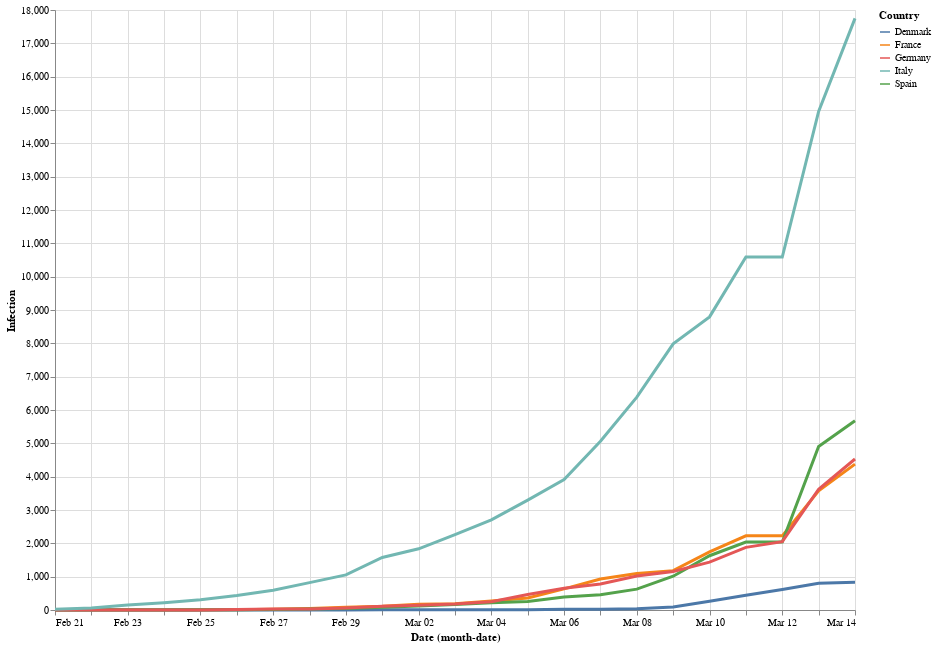

The notebook cell saved with this chart:
### Code cell
import altair as alt

okay = alt.Chart(new_frame,width=800, height=600).mark_line().encode(
    x='monthdate(Date):T',
    y='Infection',
    size=alt.value(3),
    color = "Country"
)#.interactive()
okay

### Figure 1 — Vega-Lite specification as saved in the notebook (floating-point values rounded to 4 significant figures)
{"config": {"view": {"continuousWidth": 400, "continuousHeight": 300}}, "data": {"name": "data-ea656ec6eba18789fd72cffe5c384688"}, "mark": "line", "encoding": {"color": {"type": "nominal", "field": "Country"}, "size": {"value": 3}, "x": {"type": "temporal", "field": "Date", "timeUnit": "monthdate"}, "y": {"type": "quantitative", "field": "Infection"}}, "height": 600, "width": 800, "$schema": "https://vega.github.io/schema/vega-lite/v4.0.2.json", "datasets": {"data-ea656ec6eba18789fd72cffe5c384688": [{"Country": "France", "Date": "2/21/2020", "Infection": 7}, {"Country": "Denmark", "Date": "2/21/2020", "Infection": 0}, {"Country": "Spain", "Date": "2/21/2020", "Infection": 0}, {"Country": "Germany", "Date": "2/21/2020", "Infection": 2}, {"Country": "Italy", "Date": "2/21/2020", "Infection": 19}, {"Country": "France", "Date": "2/22/2020", "Infection": 7}, {"Country": "Denmark", "Date": "2/22/2020", "Infection": 0}, {"Country": "Spain", "Date": "2/22/2020", "Infection": 0}, {"Country": "Germany", "Date": "2/22/2020", "Infection": 2}, {"Country": "Italy", "Date": "2/22/2020", "Infection": 59}, {"Country": "France", "Date": "2/23/2020", "Infection": 7}, {"Country": "Denmark", "Date": "2/23/2020", "Infection": 0}, {"Country": "Spain", "Date": "2/23/2020", "Infection": 0}, {"Country": "Germany", "Date": "2/23/2020", "Infection": 2}, {"Country": "Italy", "Date": "2/23/2020", "Infection": 150}, {"Country": "France", "Date": "2/24/2020", "Infection": 7}, {"Country": "Denmark", "Date": "2/24/2020", "Infection": 0}, {"Country": "Spain", "Date": "2/24/2020", "Infection": 0}, {"Country": "Germany", "Date": "2/24/2020", "Infection": 2}, {"Country": "Italy", "Date": "2/24/2020", "Infection": 221}, {"Country": "France", "Date": "2/25/2020", "Infection": 2}, {"Country": "Denmark", "Date": "2/25/2020", "Infection": 0}, {"Country": "Spain", "Date": "2/25/2020", "Infection": 4}, {"Country": "Germany", "Date": "2/25/2020", "Infection": 3}, {"Country": "Italy", "Date": "2/25/2020", "Infection": 311}, {"Country": "France", "Date": "2/26/2020", "Infection": 5}, {"Country": "Denmark", "Date": "2/26/2020", "Infection": 0}, {"Country": "Spain", "Date": "2/26/2020", "Infection": 11}, {"Country": "Germany", "Date": "2/26/2020", "Infection": 12}, {"Country": "Italy", "Date": "2/26/2020", "Infection": 438}, {"Country": "France", "Date": "2/27/2020", "Infection": 25}, {"Country": "Denmark", "Date": "2/27/2020", "Infection": 1}, {"Country": "Spain", "Date": "2/27/2020", "Infection": 13}, {"Country": "Germany", "Date": "2/27/2020", "Infection": 30}, {"Country": "Italy", "Date": "2/27/2020", "Infection": 593}, {"Country": "France", "Date": "2/28/2020", "Infection": 44}, {"Country": "Denmark", "Date": "2/28/2020", "Infection": 1}, {"Country": "Spain", "Date": "2/28/2020", "Infection": 30}, {"Country": "Germany", "Date": "2/28/2020", "Infection": 32}, {"Country": "Italy", "Date": "2/28/2020", "Infection": 821}, {"Country": "France", "Date": "2/29/2020", "Infection": 86}, {"Country": "Denmark", "Date": "2/29/2020", "Infection": 3}, {"Country": "Spain", "Date": "2/29/2020", "Infection": 43}, {"Country": "Germany", "Date": "2/29/2020", "Infection": 63}, {"Country": "Italy", "Date": "2/29/2020", "Infection": 1053}, {"Country": "France", "Date": "3/1/2020", "Infection": 116}, {"Country": "Denmark", "Date": "3/1/2020", "Infection": 4}, {"Country": "Spain", "Date": "3/1/2020", "Infection": 82}, {"Country": "Germany", "Date": "3/1/2020", "Infection": 114}, {"Country": "Italy", "Date": "3/1/2020", "Infection": 1577}, {"Country": "France", "Date": "3/2/2020", "Infection": 176}, {"Country": "Denmark", "Date": "3/2/2020", "Infection": 4}, {"Country": "Spain", "Date": "3/2/2020", "Infection": 118}, {"Country": "Germany", "Date": "3/2/2020", "Infection": 143}, {"Country": "Italy", "Date": "3/2/2020", "Infection": 1835}, {"Country": "France", "Date": "3/3/2020", "Infection": 188}, {"Country": "Denmark", "Date": "3/3/2020", "Infection": 6}, {"Country": "Spain", "Date": "3/3/2020", "Infection": 162}, {"Country": "Germany", "Date": "3/3/2020", "Infection": 180}, {"Country": "Italy", "Date": "3/3/2020", "Infection": 2263}, {"Country": "France", "Date": "3/4/2020", "Infection": 272}, {"Country": "Denmark", "Date": "3/4/2020", "Infection": 11}, {"Country": "Spain", "Date": "3/4/2020", "Infection": 218}, {"Country": "Germany", "Date": "3/4/2020", "Infection": 246}, {"Country": "Italy", "Date": "3/4/2020", "Infection": 2706}, {"Country": "France", "Date": "3/5/2020", "Infection": 362}, {"Country": "Denmark", "Date": "3/5/2020", "Infection": 11}, {"Country": "Spain", "Date": "3/5/2020", "Infection": 254}, {"Country": "Germany", "Date": "3/5/2020", "Infection": 466}, {"Country": "Italy", "Date": "3/5/2020", "Infection": 3296}, {"Country": "France", "Date": "3/6/2020", "Infection": 635}, {"Country": "Denmark", "Date": "3/6/2020", "Infection": 23}, {"Country": "Spain", "Date": "3/6/2020", "Infection": 393}, {"Country": "Germany", "Date": "3/6/2020", "Infection": 653}, {"Country": "Italy", "Date": "3/6/2020", "Infection": 3916}, {"Country": "France", "Date": "3/7/2020", "Infection": 929}, {"Country": "Denmark", "Date": "3/7/2020", "Infection": 23}, {"Country": "Spain", "Date": "3/7/2020", "Infection": 460}, {"Country": "Germany", "Date": "3/7/2020", "Infection": 781}, {"Country": "Italy", "Date": "3/7/2020", "Infection": 5061}, {"Country": "France", "Date": "3/8/2020", "Infection": 1098}, {"Country": "Denmark", "Date": "3/8/2020", "Infection": 36}, {"Country": "Spain", "Date": "3/8/2020", "Infection": 626}, {"Country": "Germany", "Date": "3/8/2020", "Infection": 1022}, {"Country": "Italy", "Date": "3/8/2020", "Infection": 6387}, {"Country": "France", "Date": "3/9/2020", "Infection": 1181}, {"Country": "Denmark", "Date": "3/9/2020", "Infection": 91}, {"Country": "Spain", "Date": "3/9/2020", "Infection": 1013}, {"Country": "Germany", "Date": "3/9/2020", "Infection": 1156}, {"Country": "Italy", "Date": "3/9/2020", "Infection": 7985}, {"Country": "France", "Date": "3/10/2020", "Infection": 1742}, {"Country": "Denmark", "Date": "3/10/2020", "Infection": 263}, {"Country": "Spain", "Date": "3/10/2020", "Infection": 1628}, {"Country": "Germany", "Date": "3/10/2020", "Infection": 1437}, {"Country": "Italy", "Date": "3/10/2020", "Infection": 8794}, {"Country": "France", "Date": "3/11/2020", "Infection": 2224}, {"Country": "Denmark", "Date": "3/11/2020", "Infection": 443}, {"Country": "Spain", "Date": "3/11/2020", "Infection": 2040}, {"Country": "Germany", "Date": "3/11/2020", "Infection": 1880}, {"Country": "Italy", "Date": "3/11/2020", "Infection": 10590}, {"Country": "France", "Date": "3/12/2020", "Infection": 2224}, {"Country": "Denmark", "Date": "3/12/2020", "Infection": 616}, {"Country": "Spain", "Date": "3/12/2020", "Infection": 2039}, {"Country": "Germany", "Date": "3/12/2020", "Infection": 2050}, {"Country": "Italy", "Date": "3/12/2020", "Infection": 10590}, {"Country": "France", "Date": "3/13/2020", "Infection": 3576}, {"Country": "Denmark", "Date": "3/13/2020", "Infection": 803}, {"Country": "Spain", "Date": "3/13/2020", "Infection": 4906}, {"Country": "Germany", "Date": "3/13/2020", "Infection": 3622}, {"Country": "Italy", "Date": "3/13/2020", "Infection": 14955}, {"Country": "France", "Date": "3/14/2020", "Infection": 4377}, {"Country": "Denmark", "Date": "3/14/2020", "Infection": 834}, {"Country": "Spain", "Date": "3/14/2020", "Infection": 5679}, {"Country": "Germany", "Date": "3/14/2020", "Infection": 4530}, {"Country": "Italy", "Date": "3/14/2020", "Infection": 17750}]}}
